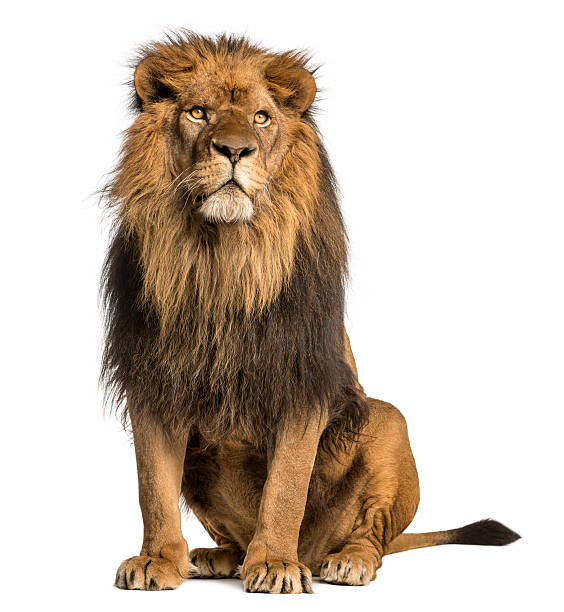
#> input picture lion.jpg, 564 x 612 px
$ python gaborfilter.py
#> lines starting #> are read from the running program, lines starting #| are printed output that depends on the picture
import cv2 as cv
import time
import numpy as np
#read the image
g_kernel = cv.getGaborKernel((21, 21), 8.0, np.pi/4, 10.0, 0.5, 0, ktype=cv.CV_32F)

img = cv.imread('lion.jpg')
#> img is the input picture: shape (612, 564, 3); mean B, G, R 180, 192.9, 206.4
img = cv.cvtColor(img, cv.COLOR_BGR2GRAY)
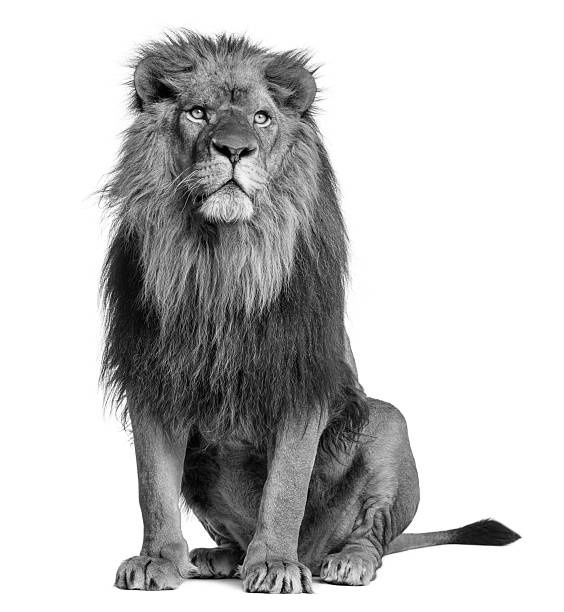
#> img: shape (612, 564); min 0, max 255, mean 195.5
filtered_img = cv.filter2D(img, cv.CV_8UC3, g_kernel)
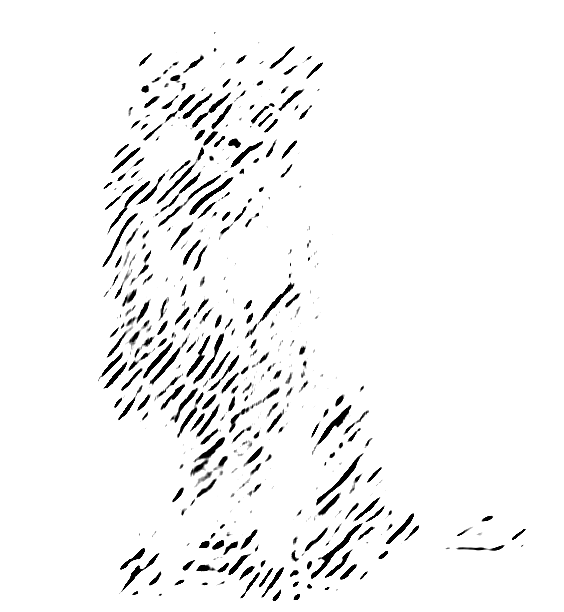
#> filtered_img: shape (612, 564); min 0, max 255, mean 244

#display on screen
cv.imshow('image', img)
cv.imshow('filtered image', filtered_img)

# [8 lines of commented-out code are left out]
cv.waitKey(0)
cv.destroyAllWindows()
